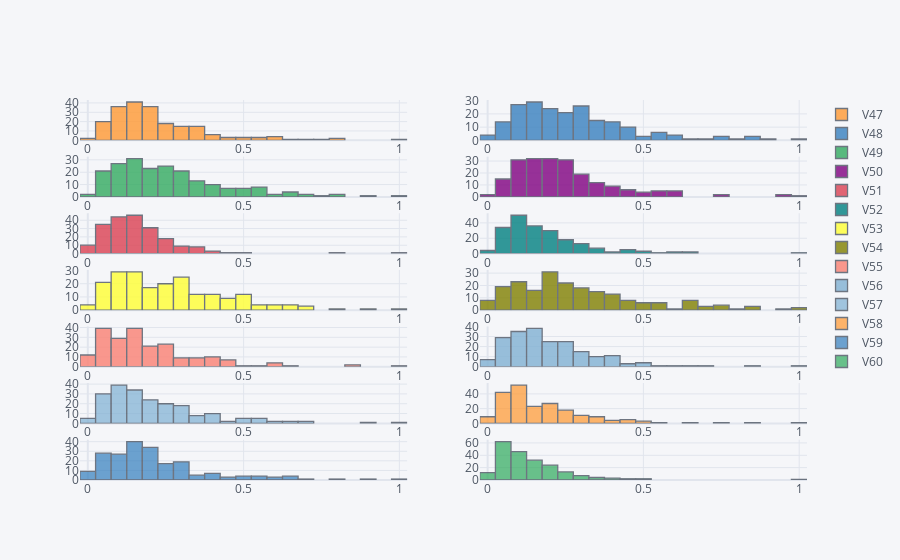

This figure's notebook cell:
### Code cell
df[skewedColsList[14:29]].iplot(kind='histogram',subplots=True,bins=50)

### Figure 1 — Plotly figure (JSON) as saved in the notebook; plotly's stock layout.template omitted (floating-point values rounded to 4 significant figures; data arrays with more than 128 entries replaced by an {"elided": "..."} marker saying what was removed)
{"data": [{"histfunc": "count", "histnorm": "", "marker": {"color": "rgba(255, 153, 51, 1.0)", "line": {"color": "#4D5663", "width": 1.3}}, "name": "V47", "nbinsx": 50, "opacity": 0.8, "orientation": "v", "type": "histogram", "x": {"elided": "208 float values"}, "xaxis": "x", "yaxis": "y"}, {"histfunc": "count", "histnorm": "", "marker": {"color": "rgba(55, 128, 191, 1.0)", "line": {"color": "#4D5663", "width": 1.3}}, "name": "V48", "nbinsx": 50, "opacity": 0.8, "orientation": "v", "type": "histogram", "x": {"elided": "208 float values"}, "xaxis": "x2", "yaxis": "y2"}, {"histfunc": "count", "histnorm": "", "marker": {"color": "rgba(50, 171, 96, 1.0)", "line": {"color": "#4D5663", "width": 1.3}}, "name": "V49", "nbinsx": 50, "opacity": 0.8, "orientation": "v", "type": "histogram", "x": {"elided": "208 float values"}, "xaxis": "x3", "yaxis": "y3"}, {"histfunc": "count", "histnorm": "", "marker": {"color": "rgba(128, 0, 128, 1.0)", "line": {"color": "#4D5663", "width": 1.3}}, "name": "V50", "nbinsx": 50, "opacity": 0.8, "orientation": "v", "type": "histogram", "x": {"elided": "208 float values"}, "xaxis": "x4", "yaxis": "y4"}, {"histfunc": "count", "histnorm": "", "marker": {"color": "rgba(219, 64, 82, 1.0)", "line": {"color": "#4D5663", "width": 1.3}}, "name": "V51", "nbinsx": 50, "opacity": 0.8, "orientation": "v", "type": "histogram", "x": {"elided": "208 float values"}, "xaxis": "x5", "yaxis": "y5"}, {"histfunc": "count", "histnorm": "", "marker": {"color": "rgba(0, 128, 128, 1.0)", "line": {"color": "#4D5663", "width": 1.3}}, "name": "V52", "nbinsx": 50, "opacity": 0.8, "orientation": "v", "type": "histogram", "x": {"elided": "208 float values"}, "xaxis": "x6", "yaxis": "y6"}, {"histfunc": "count", "histnorm": "", "marker": {"color": "rgba(255, 255, 51, 1.0)", "line": {"color": "#4D5663", "width": 1.3}}, "name": "V53", "nbinsx": 50, "opacity": 0.8, "orientation": "v", "type": "histogram", "x": {"elided": "208 float values"}, "xaxis": "x7", "yaxis": "y7"}, {"histfunc": "count", "histnorm": "", "marker": {"color": "rgba(128, 128, 0, 1.0)", "line": {"color": "#4D5663", "width": 1.3}}, "name": "V54", "nbinsx": 50, "opacity": 0.8, "orientation": "v", "type": "histogram", "x": {"elided": "208 float values"}, "xaxis": "x8", "yaxis": "y8"}, {"histfunc": "count", "histnorm": "", "marker": {"color": "rgba(251, 128, 114, 1.0)", "line": {"color": "#4D5663", "width": 1.3}}, "name": "V55", "nbinsx": 50, "opacity": 0.8, "orientation": "v", "type": "histogram", "x": {"elided": "208 float values"}, "xaxis": "x9", "yaxis": "y9"}, {"histfunc": "count", "histnorm": "", "marker": {"color": "rgba(128, 177, 211, 1.0)", "line": {"color": "#4D5663", "width": 1.3}}, "name": "V56", "nbinsx": 50, "opacity": 0.8, "orientation": "v", "type": "histogram", "x": {"elided": "208 float values"}, "xaxis": "x10", "yaxis": "y10"}, {"histfunc": "count", "histnorm": "", "marker": {"color": "rgba(128, 177, 211, 0.8999999999999999)", "line": {"color": "#4D5663", "width": 1.3}}, "name": "V57", "nbinsx": 50, "opacity": 0.8, "orientation": "v", "type": "histogram", "x": {"elided": "208 float values"}, "xaxis": "x11", "yaxis": "y11"}, {"histfunc": "count", "histnorm": "", "marker": {"color": "rgba(255, 153, 51, 0.8999999999999999)", "line": {"color": "#4D5663", "width": 1.3}}, "name": "V58", "nbinsx": 50, "opacity": 0.8, "orientation": "v", "type": "histogram", "x": {"elided": "208 float values"}, "xaxis": "x12", "yaxis": "y12"}, {"histfunc": "count", "histnorm": "", "marker": {"color": "rgba(55, 128, 191, 0.8999999999999999)", "line": {"color": "#4D5663", "width": 1.3}}, "name": "V59", "nbinsx": 50, "opacity": 0.8, "orientation": "v", "type": "histogram", "x": {"elided": "208 float values"}, "xaxis": "x13", "yaxis": "y13"}, {"histfunc": "count", "histnorm": "", "marker": {"color": "rgba(50, 171, 96, 0.8999999999999999)", "line": {"color": "#4D5663", "width": 1.3}}, "name": "V60", "nbinsx": 50, "opacity": 0.8, "orientation": "v", "type": "histogram", "x": {"elided": "208 float values"}, "xaxis": "x14", "yaxis": "y14"}], "layout": {"barmode": "overlay", "legend": {"bgcolor": "#F5F6F9", "font": {"color": "#4D5663"}}, "paper_bgcolor": "#F5F6F9", "plot_bgcolor": "#F5F6F9", "title": {"font": {"color": "#4D5663"}}, "xaxis": {"anchor": "y", "domain": [0, 0.45], "gridcolor": "#E1E5ED", "showgrid": true, "tickfont": {"color": "#4D5663"}, "title": {"font": {"color": "#4D5663"}, "text": ""}, "zerolinecolor": "#E1E5ED"}, "xaxis10": {"anchor": "y10", "domain": [0.55, 1], "gridcolor": "#E1E5ED", "showgrid": true, "tickfont": {"color": "#4D5663"}, "title": {"font": {"color": "#4D5663"}, "text": ""}, "zerolinecolor": "#E1E5ED"}, "xaxis11": {"anchor": "y11", "domain": [0, 0.45], "gridcolor": "#E1E5ED", "showgrid": true, "tickfont": {"color": "#4D5663"}, "title": {"font": {"color": "#4D5663"}, "text": ""}, "zerolinecolor": "#E1E5ED"}, "xaxis12": {"anchor": "y12", "domain": [0.55, 1], "gridcolor": "#E1E5ED", "showgrid": true, "tickfont": {"color": "#4D5663"}, "title": {"font": {"color": "#4D5663"}, "text": ""}, "zerolinecolor": "#E1E5ED"}, "xaxis13": {"anchor": "y13", "domain": [0, 0.45], "gridcolor": "#E1E5ED", "showgrid": true, "tickfont": {"color": "#4D5663"}, "title": {"font": {"color": "#4D5663"}, "text": ""}, "zerolinecolor": "#E1E5ED"}, "xaxis14": {"anchor": "y14", "domain": [0.55, 1], "gridcolor": "#E1E5ED", "showgrid": true, "tickfont": {"color": "#4D5663"}, "title": {"font": {"color": "#4D5663"}, "text": ""}, "zerolinecolor": "#E1E5ED"}, "xaxis2": {"anchor": "y2", "domain": [0.55, 1], "gridcolor": "#E1E5ED", "showgrid": true, "tickfont": {"color": "#4D5663"}, "title": {"font": {"color": "#4D5663"}, "text": ""}, "zerolinecolor": "#E1E5ED"}, "xaxis3": {"anchor": "y3", "domain": [0, 0.45], "gridcolor": "#E1E5ED", "showgrid": true, "tickfont": {"color": "#4D5663"}, "title": {"font": {"color": "#4D5663"}, "text": ""}, "zerolinecolor": "#E1E5ED"}, "xaxis4": {"anchor": "y4", "domain": [0.55, 1], "gridcolor": "#E1E5ED", "showgrid": true, "tickfont": {"color": "#4D5663"}, "title": {"font": {"color": "#4D5663"}, "text": ""}, "zerolinecolor": "#E1E5ED"}, "xaxis5": {"anchor": "y5", "domain": [0, 0.45], "gridcolor": "#E1E5ED", "showgrid": true, "tickfont": {"color": "#4D5663"}, "title": {"font": {"color": "#4D5663"}, "text": ""}, "zerolinecolor": "#E1E5ED"}, "xaxis6": {"anchor": "y6", "domain": [0.55, 1], "gridcolor": "#E1E5ED", "showgrid": true, "tickfont": {"color": "#4D5663"}, "title": {"font": {"color": "#4D5663"}, "text": ""}, "zerolinecolor": "#E1E5ED"}, "xaxis7": {"anchor": "y7", "domain": [0, 0.45], "gridcolor": "#E1E5ED", "showgrid": true, "tickfont": {"color": "#4D5663"}, "title": {"font": {"color": "#4D5663"}, "text": ""}, "zerolinecolor": "#E1E5ED"}, "xaxis8": {"anchor": "y8", "domain": [0.55, 1], "gridcolor": "#E1E5ED", "showgrid": true, "tickfont": {"color": "#4D5663"}, "title": {"font": {"color": "#4D5663"}, "text": ""}, "zerolinecolor": "#E1E5ED"}, "xaxis9": {"anchor": "y9", "domain": [0, 0.45], "gridcolor": "#E1E5ED", "showgrid": true, "tickfont": {"color": "#4D5663"}, "title": {"font": {"color": "#4D5663"}, "text": ""}, "zerolinecolor": "#E1E5ED"}, "yaxis": {"anchor": "x", "domain": [0.8939, 1], "gridcolor": "#E1E5ED", "showgrid": true, "tickfont": {"color": "#4D5663"}, "title": {"font": {"color": "#4D5663"}, "text": ""}, "zerolinecolor": "#E1E5ED"}, "yaxis10": {"anchor": "x10", "domain": [0.298, 0.4041], "gridcolor": "#E1E5ED", "showgrid": true, "tickfont": {"color": "#4D5663"}, "title": {"font": {"color": "#4D5663"}, "text": ""}, "zerolinecolor": "#E1E5ED"}, "yaxis11": {"anchor": "x11", "domain": [0.149, 0.2551], "gridcolor": "#E1E5ED", "showgrid": true, "tickfont": {"color": "#4D5663"}, "title": {"font": {"color": "#4D5663"}, "text": ""}, "zerolinecolor": "#E1E5ED"}, "yaxis12": {"anchor": "x12", "domain": [0.149, 0.2551], "gridcolor": "#E1E5ED", "showgrid": true, "tickfont": {"color": "#4D5663"}, "title": {"font": {"color": "#4D5663"}, "text": ""}, "zerolinecolor": "#E1E5ED"}, "yaxis13": {"anchor": "x13", "domain": [0, 0.1061], "gridcolor": "#E1E5ED", "showgrid": true, "tickfont": {"color": "#4D5663"}, "title": {"font": {"color": "#4D5663"}, "text": ""}, "zerolinecolor": "#E1E5ED"}, "yaxis14": {"anchor": "x14", "domain": [0, 0.1061], "gridcolor": "#E1E5ED", "showgrid": true, "tickfont": {"color": "#4D5663"}, "title": {"font": {"color": "#4D5663"}, "text": ""}, "zerolinecolor": "#E1E5ED"}, "yaxis2": {"anchor": "x2", "domain": [0.8939, 1], "gridcolor": "#E1E5ED", "showgrid": true, "tickfont": {"color": "#4D5663"}, "title": {"font": {"color": "#4D5663"}, "text": ""}, "zerolinecolor": "#E1E5ED"}, "yaxis3": {"anchor": "x3", "domain": [0.7449, 0.851], "gridcolor": "#E1E5ED", "showgrid": true, "tickfont": {"color": "#4D5663"}, "title": {"font": {"color": "#4D5663"}, "text": ""}, "zerolinecolor": "#E1E5ED"}, "yaxis4": {"anchor": "x4", "domain": [0.7449, 0.851], "gridcolor": "#E1E5ED", "showgrid": true, "tickfont": {"color": "#4D5663"}, "title": {"font": {"color": "#4D5663"}, "text": ""}, "zerolinecolor": "#E1E5ED"}, "yaxis5": {"anchor": "x5", "domain": [0.5959, 0.702], "gridcolor": "#E1E5ED", "showgrid": true, "tickfont": {"color": "#4D5663"}, "title": {"font": {"color": "#4D5663"}, "text": ""}, "zerolinecolor": "#E1E5ED"}, "yaxis6": {"anchor": "x6", "domain": [0.5959, 0.702], "gridcolor": "#E1E5ED", "showgrid": true, "tickfont": {"color": "#4D5663"}, "title": {"font": {"color": "#4D5663"}, "text": ""}, "zerolinecolor": "#E1E5ED"}, "yaxis7": {"anchor": "x7", "domain": [0.4469, 0.5531], "gridcolor": "#E1E5ED", "showgrid": true, "tickfont": {"color": "#4D5663"}, "title": {"font": {"color": "#4D5663"}, "text": ""}, "zerolinecolor": "#E1E5ED"}, "yaxis8": {"anchor": "x8", "domain": [0.4469, 0.5531], "gridcolor": "#E1E5ED", "showgrid": true, "tickfont": {"color": "#4D5663"}, "title": {"font": {"color": "#4D5663"}, "text": ""}, "zerolinecolor": "#E1E5ED"}, "yaxis9": {"anchor": "x9", "domain": [0.298, 0.4041], "gridcolor": "#E1E5ED", "showgrid": true, "tickfont": {"color": "#4D5663"}, "title": {"font": {"color": "#4D5663"}, "text": ""}, "zerolinecolor": "#E1E5ED"}}}
